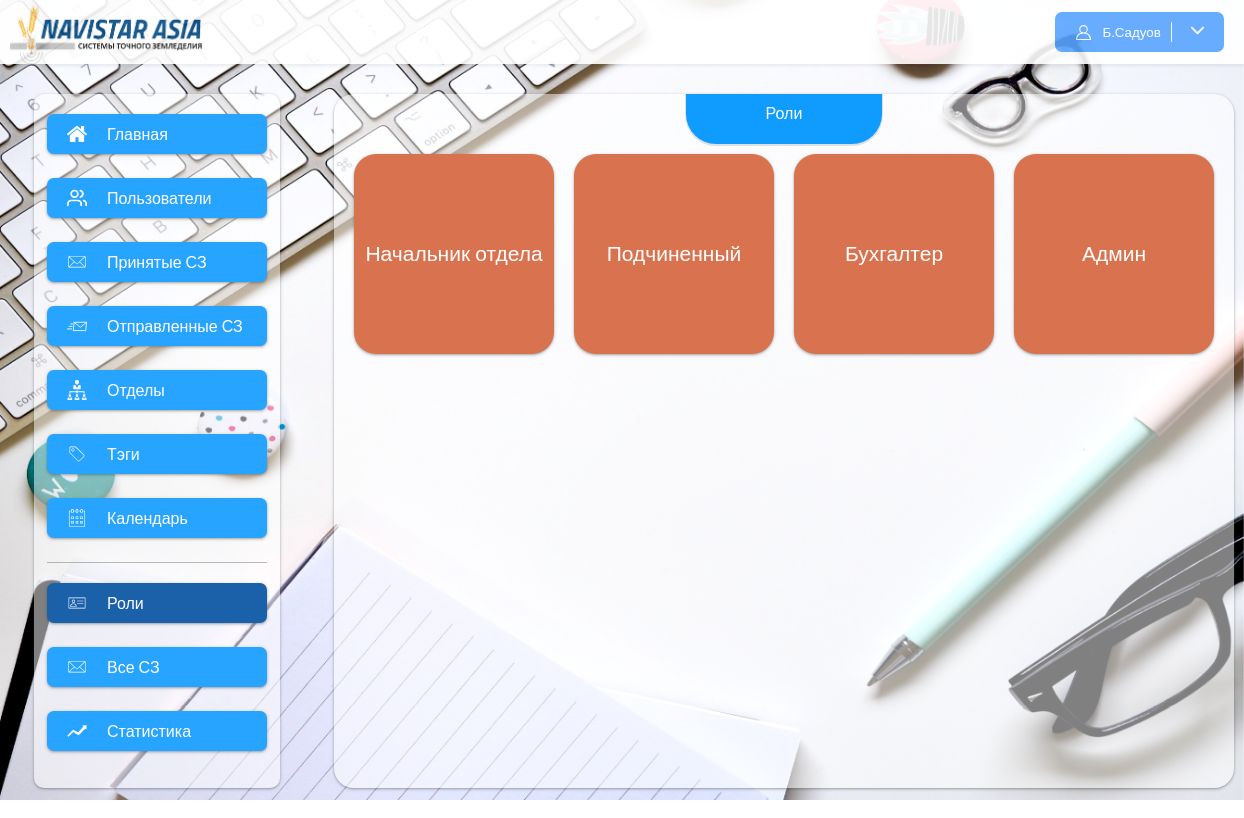
The page /roles (signed in) on the database its author committed.
### app/models.py (models this page shows, shortened)
class Role(models.Model):
    name = models.CharField(max_length=120)
    code = models.CharField(max_length=120, null=True, blank=True)
    def get_absolute_url(self):
        return reverse('role_detail', args=[str(self.pk)])
    class Meta:
        verbose_name = "Роль"
        verbose_name_plural = "Роли"

### app/views.py (the view)
# urls.py: path("roles", roles, name="roles"),
@login_required()
def roles(request):
    roles = Role.objects.all()
    return render(request, "roles.html", {"roles": roles})

### app/templates/roles.html (shortened to what this page needs)
{% extends 'base.html' %}
{% block content %}
<div class="content">
    <div class="content_title">
        Роли
    </div>
    <ul class="roles">
    {% for role in roles %}
        <li class="role"><a href="{{ role.get_absolute_url }}">{{ role.name }}</a></li>
    {% endfor %}
    </ul>
</div>
{% endblock %}

### app/templates/base.html (shortened to what this page needs)
{% load static %}
<!DOCTYPE html>
<html>
<head>
    <link rel="stylesheet" href="{% static 'css/style.css' %}">
</head>
<body>
<div class="wrapper">
    <div class="header">
        <img src="{% static 'img/navistar.png' %}" height="100%">
        <button class="profile_button">
            {% if request.user.is_authenticated %}
            <img src="{% static 'img/profile.svg' %}" alt="" width="17px" height="17px">
				<span>
					{{ request.user.first_name|slice:"1" }}.{{ request.user.last_name }}
				</span>
            <span style="cursor: pointer" onclick="show_menu()">
                <img src="{% static 'img/arrow.svg' %}" alt="" width="13px" height="13px">
            </span>
            {% else %}
            <span>Войти</span>
            {% endif %}
        </button>
    </div>
    <div class="main">
        {% include 'include/sidebar_menu.html' %}
        {% block content %}
        {% endblock %}
    </div>
</div>
<img class="background" src="{% static 'img/15.jpg' %}">
</body>
</html>

### app/static/css/style.css (style rules this page uses)
body { padding:0px; margin:0px; overflow-x:hidden; font-family: 'Roboto', sans-serif; }
a { color: inherit; text-decoration: none; }
ul { list-style-type: none; padding: 0px; margin: 0px; }
.wrapper { width:100%; position: absolute; }
.background { height: 100vh; position: fixed; z-index: -1; width:100%; }
.header { box-shadow: 0px 2px 3px rgba(57, 57, 57, 0.09); height: 64px; background-color: #fff; opacity: .9; display: flex; justify-content: space-between; align-items: center; }
.header img { margin-left: 10px; }
.profile_button { background-color: #58A5FF; border-width: 0px; padding: 10px; color:white; border-radius: 7px; display: flex; margin-right:20px; align-items: center; }
.profile_button img { margin-right:10px; }
.main { display: flex; flex-direction: row; }
.content { flex-grow: 1; padding: 10px; padding-bottom:30px; min-height: 500px; margin:30px 20px; background: rgba(255, 255, 255, 0.5); box-shadow: 0px 4px 4px rgba(204, 204, 204, 0.25); box-shadow: 0 1px 2px 0 rgb(60 64 67 / 30%), 0 1px 3px 1px rgb(60 64 67 / 15%); border-radius: 20px; }
.content_title { padding: 10px 80px; border-bottom-right-radius: 30px; border-bottom-left-radius: 30px; font-family: 'Montserrat', sans-serif; color: #ffffff; width: fit-content; margin: auto; display: block; box-shadow: 0px 1px 0px 1px #78787836; background: #348cfb; background:#77a7ff; background:#109bff; height: 30px; margin-top: -10px; }
ul { list-style-type: none; }

### app/templates/roles.html (style rules this page uses)
.roles { display:flex; justify-content:center; }
.role { width: 200px; height: 200px; background-color: #d8724f; display: flex; font-size: 21px; color: white; border-radius: 22px; margin: 10px; box-shadow: 0 1px 2px 0 rgb(60 64 67 / 30%), 0 1px 3px 1px rgb(60 64 67 / 15%); transition:box-shadow .3s ease; }
.role a { height: 100%; display: flex; width: 100%; justify-content: center; align-items: center; }

### rows shown on the page
Role: name "Начальник отдела"
Role: name "Подчиненный"
Role: name "Бухгалтер"
Role: name "Админ"

### other values the page prints
{{ request.user.first_name|slice:"1" }} "Б"
{{ request.user.last_name }} "Садуов"
